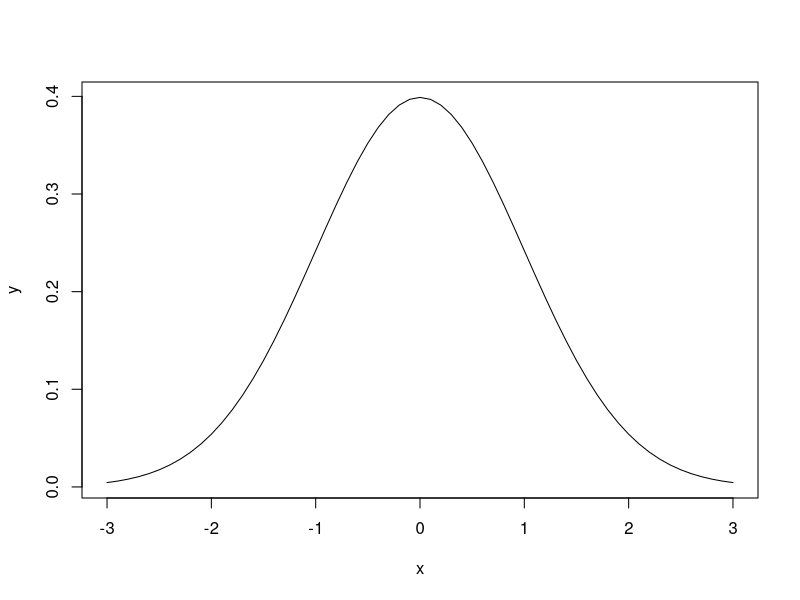

Recreate this plot in R.
# 1
y <- sin(10 * pi) * exp(-0.3 + 4 ^ 2) + log(base = 4, x = 23)
print(y)

# 2
x <- sin(223 / 3)
y <- x ^ 2
z <- y * 10
print(x + 2 * y - 5 * z)

# 3
x <- seq(from = 3, to = 44, by = 5.5)
print(x)

# 4
x <- seq(from = 0, to = pi, by = (pi / 14))
length(x)
print(x)

# 5
numeric <- c(100, 200, 200, 200, 400, 600, 600, 600, 800)
print(numeric)

# 6
factor_numeric <- factor(numeric)
class(factor_numeric)

# 7
paste("factor_numeric: ", factor_numeric, sep = " ")
factor_numeric

# 8
vector1 <- seq(from = 2, to = 50, by = 2)
vector1

# 9
vector1[20]

# 10
print(vector1[c(10, 15, 20)])

# 11
print(vector1[10:20])

# 12
print(vector1[vector1 > 40])

# 13
vector2 <- rep(x = 1:5, times = 5)
vector2
# 14
vector3 <- rep(0:4, each = 5)
vector3

# 15
x <- rep(c(3, 2, 1), c(3, 4, 5))
x
# 16
x <- pretty(c(-3, 3), 50)
y <- dnorm(x)
plot(x, y, xlabel = x, ylabel = y, title = "dnormal", type = "l")

# 17
print(pnorm(1.96))

# 18
qnorm(mean = 500, sd = 100, p = .9)
# 19
rnorm(mean = 50, n = 50, sd = 10)
